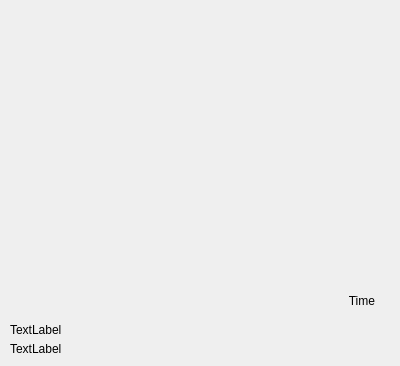
<?xml version="1.0" encoding="UTF-8"?>
<ui version="4.0">
 <class>Form</class>
 <widget class="QWidget" name="Form">
  <property name="geometry">
   <rect>
    <x>0</x>
    <y>0</y>
    <width>400</width>
    <height>366</height>
   </rect>
  </property>
  <property name="cursor">
   <cursorShape>PointingHandCursor</cursorShape>
  </property>
  <property name="windowTitle">
   <string>Form</string>
  </property>
  <property name="windowOpacity">
   <double>1.000000000000000</double>
  </property>
  <property name="autoFillBackground">
   <bool>false</bool>
  </property>
  <layout class="QVBoxLayout" name="verticalLayout_2">
   <property name="spacing">
    <number>0</number>
   </property>
   <property name="leftMargin">
    <number>0</number>
   </property>
   <property name="topMargin">
    <number>0</number>
   </property>
   <property name="rightMargin">
    <number>0</number>
   </property>
   <property name="bottomMargin">
    <number>0</number>
   </property>
   <item>
    <widget class="QWidget" name="layout" native="true">
     <property name="autoFillBackground">
      <bool>false</bool>
     </property>
     <property name="styleSheet">
      <string notr="true"/>
     </property>
     <layout class="QVBoxLayout" name="verticalLayout_3">
      <property name="spacing">
       <number>5</number>
      </property>
      <property name="leftMargin">
       <number>10</number>
      </property>
      <property name="topMargin">
       <number>10</number>
      </property>
      <property name="rightMargin">
       <number>10</number>
      </property>
      <property name="bottomMargin">
       <number>10</number>
      </property>
      <item>
       <widget class="QWidget" name="verticalWidget" native="true">
        <property name="sizePolicy">
         <sizepolicy hsizetype="Expanding" vsizetype="Expanding">
          <horstretch>0</horstretch>
          <verstretch>0</verstretch>
         </sizepolicy>
        </property>
        <property name="minimumSize">
         <size>
          <width>310</width>
          <height>173</height>
         </size>
        </property>
        <property name="autoFillBackground">
         <bool>true</bool>
        </property>
        <layout class="QVBoxLayout" name="verticalLayout">
         <property name="spacing">
          <number>0</number>
         </property>
         <property name="sizeConstraint">
          <enum>QLayout::SizeConstraint::SetDefaultConstraint</enum>
         </property>
         <property name="leftMargin">
          <number>0</number>
         </property>
         <property name="topMargin">
          <number>0</number>
         </property>
         <property name="rightMargin">
          <number>15</number>
         </property>
         <property name="bottomMargin">
          <number>10</number>
         </property>
         <item>
          <widget class="QLabel" name="dop">
           <property name="sizePolicy">
            <sizepolicy hsizetype="Minimum" vsizetype="Minimum">
             <horstretch>0</horstretch>
             <verstretch>0</verstretch>
            </sizepolicy>
           </property>
           <property name="layoutDirection">
            <enum>Qt::LayoutDirection::LeftToRight</enum>
           </property>
           <property name="text">
            <string>Time</string>
           </property>
           <property name="alignment">
            <set>Qt::AlignmentFlag::AlignBottom|Qt::AlignmentFlag::AlignRight|Qt::AlignmentFlag::AlignTrailing</set>
           </property>
          </widget>
         </item>
        </layout>
       </widget>
      </item>
      <item>
       <widget class="QLabel" name="title">
        <property name="text">
         <string>TextLabel</string>
        </property>
       </widget>
      </item>
      <item>
       <widget class="QLabel" name="description">
        <property name="sizePolicy">
         <sizepolicy hsizetype="Preferred" vsizetype="Preferred">
          <horstretch>0</horstretch>
          <verstretch>0</verstretch>
         </sizepolicy>
        </property>
        <property name="text">
         <string>TextLabel</string>
        </property>
       </widget>
      </item>
     </layout>
    </widget>
   </item>
  </layout>
 </widget>
 <resources/>
 <connections/>
</ui>
